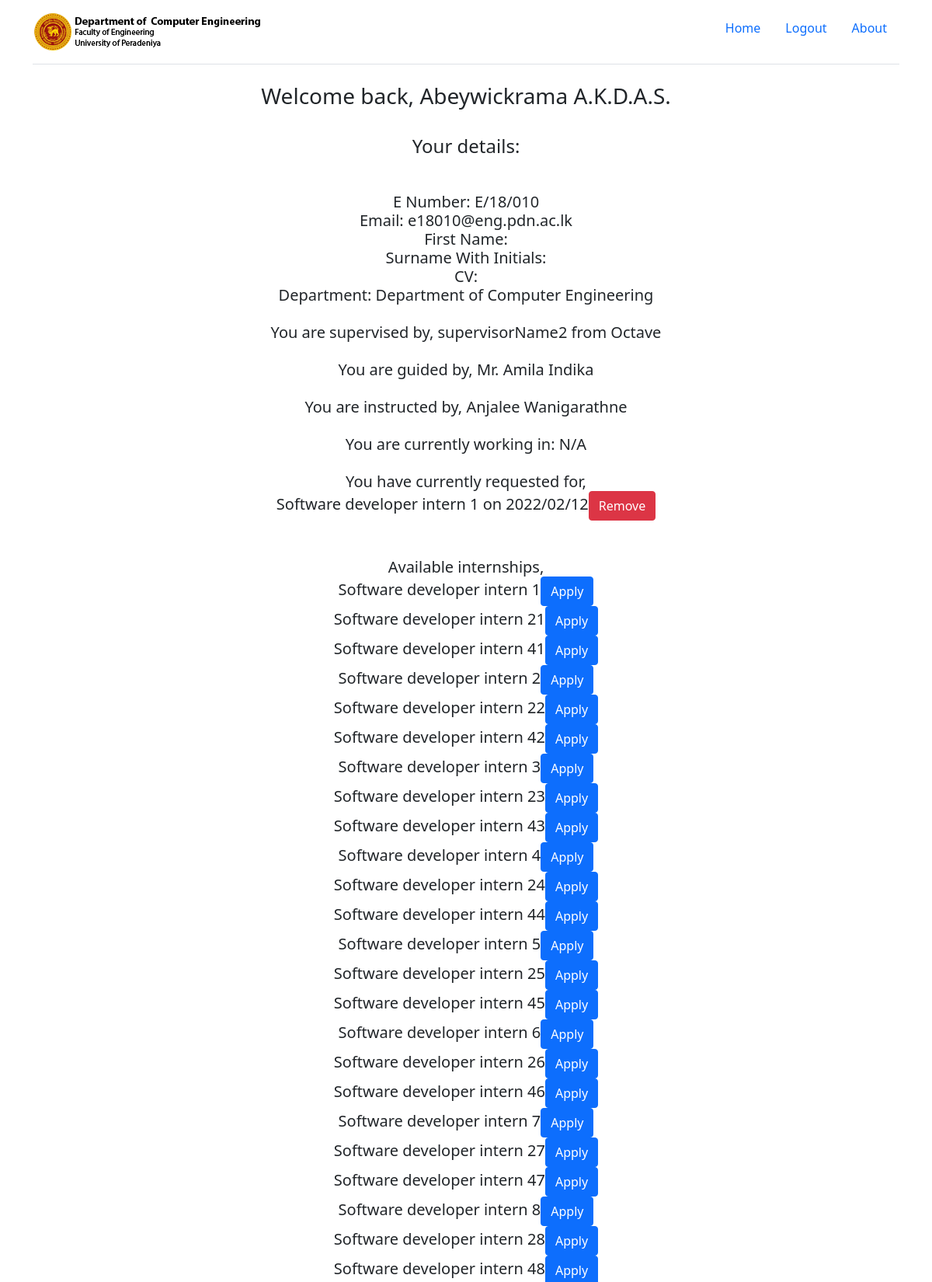
The page /server/studentHome.php (signed in, upper part) on the database its author committed.
### tables this page shows
create table student (
    e_no varchar(9) primary key,
    email varchar(100),
    password varchar(50),
    first_name varchar(100),
    last_name varchar(100),
    preferred_name varchar(100),
    surname_with_initials varchar(100),
    cv varchar(100),
    department_name varchar(100),
    constraint fk_student
        foreign key (department_name) references department (dep_name)
);

create table supervises (
    supervisor_id int,
    e_no varchar(9),
    primary key(supervisor_id,e_no),
    constraint fk_supervises
        foreign key (supervisor_id) references supervisor (supervisor_id)
);

create table supervisor ( 
    supervisor_id int primary key,
    name varchar(100),
    email varchar(100),
    password varchar(50),
    phone_number varchar(20),
    company_id int,
    constraint fk_supervisor_company
        foreign key (company_id) references company (company_id)
);

create table company(
    company_id int primary key,
    name varchar(100),
    email varchar(100),
    ranking varchar(100),
    website_url varchar(100),
    description varchar(100),
    address_line1 varchar(100),
    address_line2 varchar(100),
    address_country varchar(50),
    address_state_province varchar(100)
);

create table lecturer (
    lecturer_id int primary key,
    name varchar(100),
    email varchar(100),
    password varchar(50),
    phone_number varchar(15),
    deparment_name varchar(100),
    constraint fk_lecturer
        foreign key (deparment_name) references department (dep_name)
);

create table instructor (
    instructor_id int primary key,
    name varchar(100),
    email varchar(100),
    password varchar(50),
    phone_number varchar(15),
    deparment_name varchar(100),
    constraint fk_instructor
        foreign key (deparment_name) references department (dep_name)
);

create table requests (
    internship_id int,
    e_no varchar(9),
    date varchar(30),
    primary key(internship_id,e_no),
    constraint fk_requests
        foreign key (internship_id) references internship (internship_id),
        foreign key (e_no) references student (e_no)
);

create table internship (
    internship_id int primary key,
    name varchar(100),
    company_id int,
    time_period varchar(50),
    mode_location varchar(50),
    type varchar(50),
    salary_allowance int,
    constraint fk_internship
        foreign key (company_id) references company (company_id)
);

### server/studentHome.php (the view, shortened to what this page needs)
<?php
require("./functions.php");
$conn = connectToDB();
printHeader();
?>
<html>
<body>
    <?php printNavbar();
    $email = $_SESSION['email'];
    $sql = "SELECT * FROM student where email = '" . $_SESSION['email'] . "'";
    $result = mysqli_query($conn, $sql);
    if (mysqli_num_rows($result) > 0) {
        while ($row = mysqli_fetch_assoc($result)) {
            echo "<center><h3>Welcome back, " . $row['preferred_name'] . "</h3><br>";
            echo "<h4>Your details:<h4><br>";
            echo "<h5>E Number: " . $row['e_no'] . "<br>";
            echo "Email: " . $row['email'] . "<br>";
            echo "First Name: " . $row['first_name'] . "<br>";
            echo "Surname With Initials: " . $row['surname_with_initials'] . "<br>";
            echo "CV: " . $row['cv'] . "<br>";
            echo "Department: " . $row['department_name'] . "<br>";
        }
    } else {
        echo "0 results";
    }
    $sql = "select * from supervisor, supervises where supervises.supervisor_id = supervisor.supervisor_id and supervises.e_no = (select e_no from student where email = '" . $_SESSION['email'] . "'); ";
    $result = mysqli_query($conn, $sql);
    echo ("<br>You are supervised by, ");
    if (mysqli_num_rows($result) > 0) {
        while ($row = mysqli_fetch_assoc($result)) {
            $name = $row['name'];
            $company_id = $row['company_id'];
            echo ("$name from ");
            $sql = "select * from company where company_id = '$company_id';";
            $result = mysqli_query($conn, $sql);
            if (mysqli_num_rows($result) > 0) {
                while ($row = mysqli_fetch_assoc($result)) {
                    $name = $row['name'];
                    echo ($name);
                }
            } else {
                echo "server error, inform admin";
            }
        }
    } else {
        echo "N/A";
    }
    $sql = "select lecturer.name from guides, lecturer,student where student.email = '$email' and student.e_no = guides.e_no and guides.lecturer_id = lecturer.lecturer_id;";
    $result = mysqli_query($conn, $sql);
    echo ("<br><br>You are guided by, ");
    if (mysqli_num_rows($result) > 0) {
        while ($row = mysqli_fetch_assoc($result)) {
            $name = $row['name'];
            echo ($name . " ");
        }
    } else {
        echo "N/A";
    }
    $sql = "select instructor.name from student, instructs, instructor where student.email = '$email' and student.e_no = instructs.e_no and instructs.instructor_id = instructor.instructor_id;
";
    $result = mysqli_query($conn, $sql);
    echo ("<br><br>You are instructed by, ");
    if (mysqli_num_rows($result) > 0) {
        while ($row = mysqli_fetch_assoc($result)) {
            $name = $row['name'];
            echo ($name . " ");
        }
    } else {
        echo "N/A";
    }
    echo "<br><br> You are currently working in: ";
    $sql = "select internship.name as internship_name, company.name as company_name from  student, student_works_in, internship, company where student.email = '$email' and student.e_no = student_works_in.e_no and student_works_in.internship_id = internship.internship_id and internship.company_id = company.company_id;";
    $result = mysqli_query($conn, $sql);
    if (mysqli_num_rows($result) > 0) {
        while ($row = mysqli_fetch_assoc($result)) {
            $intern_name = $row['internship_name'];
            $company_name = $row['company_name'];
            echo ($intern_name . " at " . $company_name);
        }
    } else {
        echo "N/A";
    }
    echo ("<br><br>You have currently requested for, <br>");
    $sql = "select internship.internship_id ,requests.date, internship.name from internship, student, requests where student.e_no = requests.e_no and student.email = '$email' and internship.internship_id = requests.internship_id;";
    $result = mysqli_query($conn, $sql);
    if (mysqli_num_rows($result) > 0) {
        while ($row = mysqli_fetch_assoc($result)) {
            $date = $row['date'];
            $internship_ID = $row['internship_id'];
            $intership_name = $row['name'];
            echo ($intership_name . " on " . $date . "<button type='button' onclick=\"location.href='/studentRemoveRequestInternship.php?internshipID=$internship_ID'\" class=\"btn btn-danger\">Remove</button><br>");
        }
    } else {
        echo "N/A";
    }
    echo ("<br><br>Available internships,<br>");
    $sql = "select internship.internship_id ,internship.name as internship_name, internship.time_period, internship.mode_location, internship.type, internship.salary_allowance, company.name from internship, company where internship.company_id = company.company_id;";
    $result = mysqli_query($conn, $sql);
    if (mysqli_num_rows($result) > 0) {
        while ($row = mysqli_fetch_assoc($result)) {
            $id = $row['internship_id'];
            $name = $row['internship_name'];
            echo ($name . "<button type='button' onclick=\"location.href='/studentRequestInternship.php?internshipID=$id'\" class=\"btn btn-primary\">Apply</button><br>");
        }
    } else {
        echo "<br>No internships available";
    }
    echo ("<br><br> You are currently working in,<br>");
    ?>
    <br><br>
    </center>
</body>
</html>

### server/functions.php (shortened to what this page needs)
<?php
function printHeader()
{
    echo ('
    <head>
    <link rel="icon" href="/assets/img/favicon.png">
<link href="https://cdn.jsdelivr.net/npm/bootstrap@5.0.2/dist/css/bootstrap.min.css" rel="stylesheet"
>
<link href="/assets/css/allCSS.css" rel="stylesheet">
<script src="https://code.jquery.com/jquery-3.5.1.min.js"></script>
<script src="https://cdn.jsdelivr.net/npm/@popperjs/core@2.9.2/dist/umd/popper.min.js"
></script>
<script src="https://cdn.jsdelivr.net/npm/bootstrap@5.0.2/dist/js/bootstrap.min.js"
></script>
    </head>
');
}
function printNavbar()
{
    echo ('<div class="container">
    <header class="d-flex flex-wrap justify-content-center py-3 mb-4 border-bottom">
        <a href="/"
            class="d-flex align-items-center mb-3 mb-md-0 me-md-auto text-dark text-decoration-none">
            <span class="fs-4"><img src="/assets/img/header-logo.png" alt=""></span>
        </a>
        <ul class="nav nav-pills">
            <li class="nav-item"><a href="/" class="nav-link">Home</a></li>
            <li class="nav-item"><a href="/logout.php" class="nav-link">Logout</a></li>
            <li class="nav-item"><a href="/about.php" class="nav-link">About</a></li>
        </ul>
    </header>
</div>');
}

### server/assets/css/allCSS.css (style rules this page uses)
body { margin: 0; font-size: 1rem; font-weight: 400; line-height: 1.6; color: #212529; text-align: left; }

### rows shown on the page
student: preferred_name "Abeywickrama A.K.D.A.S.", e_no "E/18/010", email "e18010@eng.pdn.ac.lk", department_name "Department of Computer Engineering"
supervises: supervisor.name "supervisorName2"
company: name "Octave"
lecturer: name "Mr. Amila Indika"
instructor: name "Anjalee Wanigarathne"
requests: internship.name "Software developer intern 1", date "2022/02/12"
internship: name "Software developer intern 1"
internship: name "Software developer intern 21"
internship: name "Software developer intern 41"
internship: name "Software developer intern 2"
internship: name "Software developer intern 22"
internship: name "Software developer intern 42"
internship: name "Software developer intern 3"
internship: name "Software developer intern 23"
internship: name "Software developer intern 43"
internship: name "Software developer intern 4"
internship: name "Software developer intern 24"
internship: name "Software developer intern 44"
internship: name "Software developer intern 5"
internship: name "Software developer intern 25"
internship: name "Software developer intern 45"
internship: name "Software developer intern 6"
internship: name "Software developer intern 26"
internship: name "Software developer intern 46"
internship: name "Software developer intern 7"
internship: name "Software developer intern 27"
internship: name "Software developer intern 47"
internship: name "Software developer intern 8"
internship: name "Software developer intern 28"
internship: name "Software developer intern 48"
